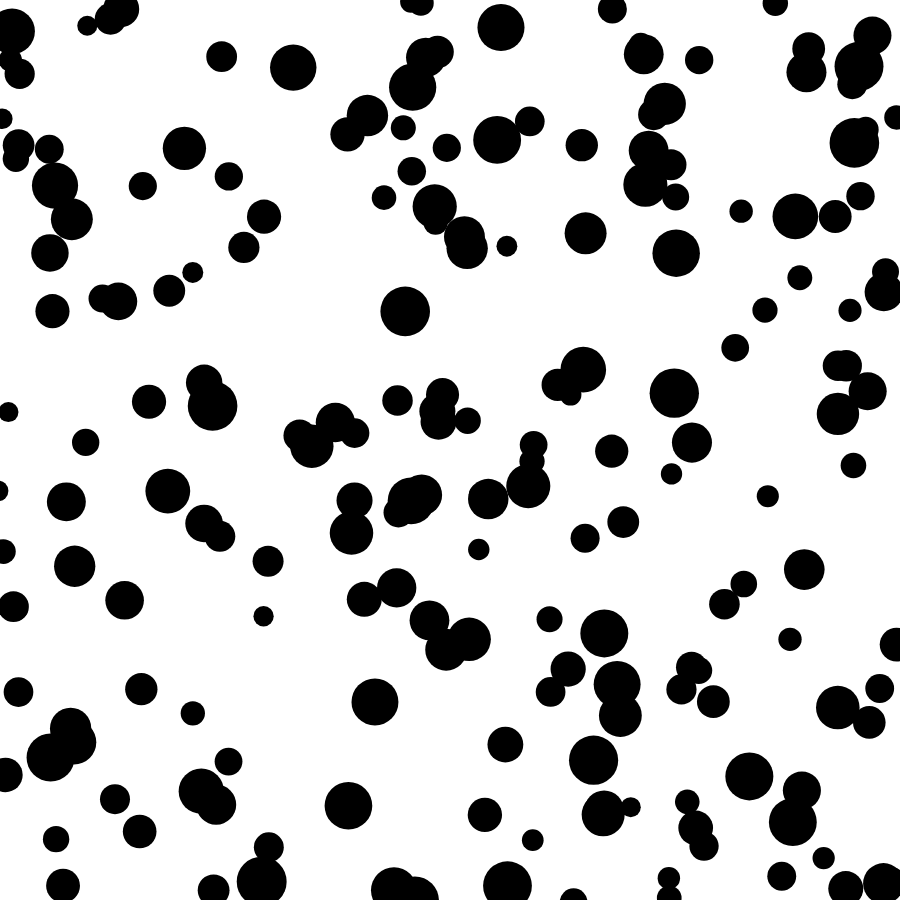
Frame 1 (no input)
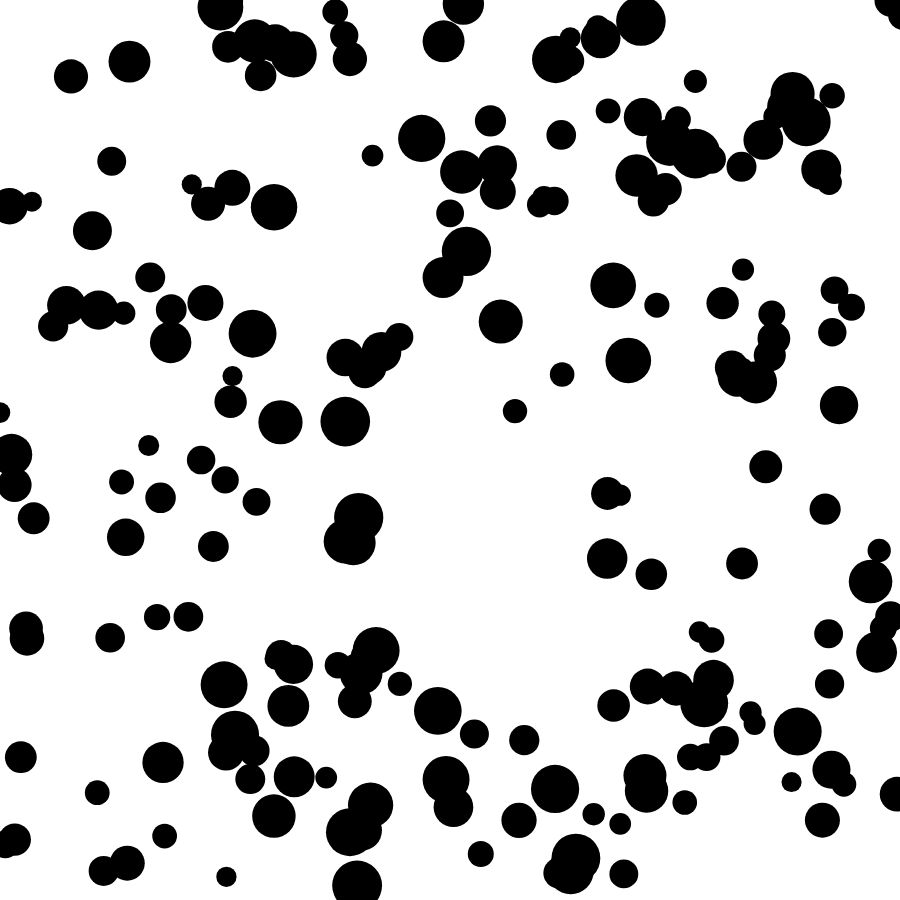
Frame 60 (no input)
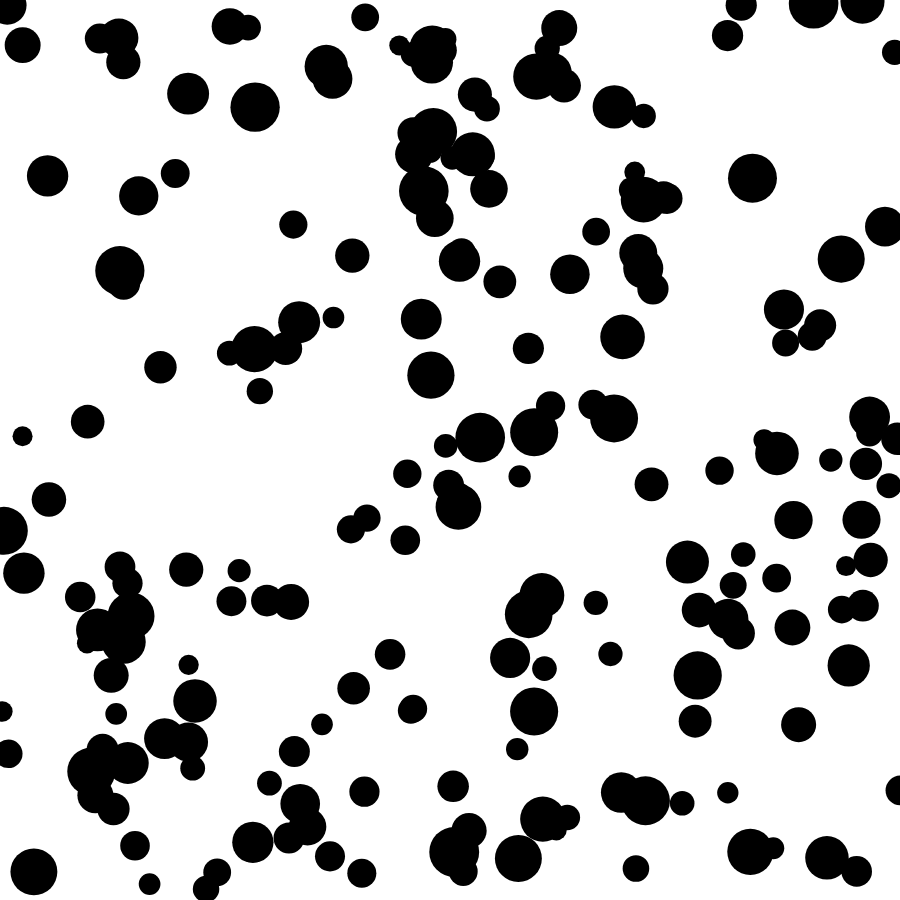
Frame 120 (the mouse pressed at the canvas centre since frame 60)

The p5.js sketch that drew these frames (run headless with seeded random() and noise() and a simulated clock; from frame 60 on, the mouse is pressed at the canvas centre):

// p5.js sketch
// ── sketch.js
function Ball() {
  this.pos = createVector(random(0, width), random(0, height));
  this.vel = createVector(random(-5, 5), random(-5, 5));
  this.rad = random(20, 50);

  this.update = function() {
    this.pos.add(this.vel);

    if (this.pos.x > width || this.pos.x < 0) {
      this.vel.x = -this.vel.x;
    }
    if (this.pos.y > height || this.pos.y < 0) {
      this.vel.y = -this.vel.y;
    }
  };
  this.draw = function() {
    fill(0);
    ellipse(this.pos.x, this.pos.y, this.rad);
  };
}

let balls = [];
numBalls = 200;

function setup() {
  createCanvas(900, 900);
  noStroke();
  for (let i = 0; i < numBalls; i++) {
    let ball = new Ball();
    balls.push(ball);
  }
}

function draw() {
  background(255);

  for (let i = 0; i < numBalls; i++) {
    balls[i].update();
    balls[i].draw();
  }
}
